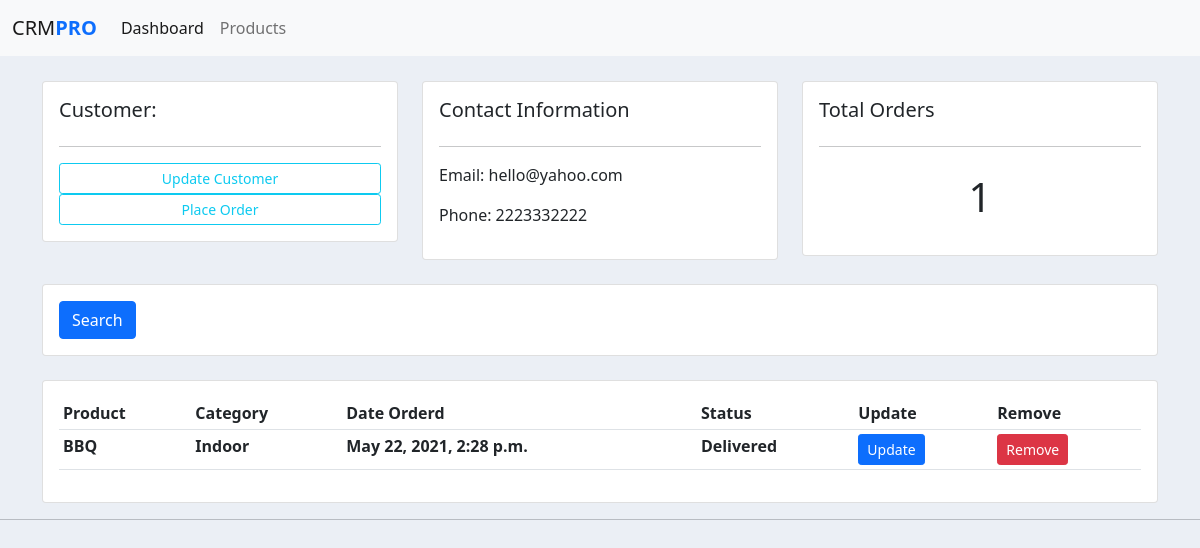
The app's page /customer/2/ with its own data.
### accounts/models.py (models this page shows, shortened)
class Customer(models.Model):
    name = models.CharField(max_length=200, null=True)
    phone = models.CharField(max_length=200, null=True)
    email = models.CharField(max_length=200, null=True)
    date_created = models.DateTimeField(auto_now_add=True, null=True)

class Order(models.Model):
    STATUS = (
        ('Pending', 'Pending'),
		('Out for delivery', 'Out for delivery'),
		('Delivered', 'Delivered'),
    )
    customer = models.ForeignKey(Customer, null=True, on_delete=models.SET_NULL)
    product = models.ForeignKey(Product, null=True, on_delete=models.SET_NULL)
    date_created = models.DateTimeField(auto_now_add=True, null=True)
    status = models.CharField(max_length=200, null=True, choices=STATUS)

class Product(models.Model):
    CATEGORY = (
		('Indoor', 'Indoor'),
		('Out Door', 'Out Door'),
	)
    name = models.CharField(max_length=200, null=True)
    price = models.FloatField(null=True)
    category = models.CharField(max_length=200, null=True, choices=CATEGORY)
    description = models.CharField(max_length=200, null=True)
    date_created = models.DateTimeField(auto_now_add=True, null=True)
    tags = models.ManyToManyField(Tag)
    def __str__(self):
        return self.name

### accounts/views.py (the view)
# urls.py: path('customer/<str:pk_test>/',views.customer, name='customer'),
def customer(request, pk_test):
    customer = Customer.objects.get(id=pk_test)
    orders = customer.order_set.all()
    orders_count = orders.count()
    context = {
        'customer' : customer,
        'orders' : orders,
        'orders_count' : orders_count,
    }
    return render(request,'accounts/customer.html',context)

### accounts/templates/accounts/customer.html
{% extends 'accounts/main.html' %}
{% block content %}
<br>
<div class="row">
	<div class="col-md">
		<div class="card card-body">
			<h5>Customer:</h5>
			<hr>
			<a class="btn btn-outline-info  btn-sm btn-block" href="">Update Customer</a>
			<a class="btn btn-outline-info  btn-sm btn-block" href="{% url 'create_order' customer.id %}">Place Order</a>
		</div>
	</div>
	<div class="col-md">
		<div class="card card-body">
			<h5>Contact Information</h5>
			<hr>
			<p>Email: {{ customer.email }} </p>
			<p>Phone: {{ customer.phone }} </p>
		</div>
	</div>
	<div class="col-md">
		<div class="card card-body">
			<h5>Total Orders</h5>
			<hr>
			<h1 style="text-align: center;padding: 10px">{{ orders_count }}</h1>
		</div>
	</div>
</div>
<br>
<div class="row">
	<div class="col">
		<div class="card card-body">
			<form method="get">
		    <button class="btn btn-primary" type="submit">Search</button>
		  </form>
		</div>
	</div>
</div>
<br>
<div class="row">
	<div class="col-md">
		<div class="card card-body">
			<table class="table table-sm">
				<tr>
					<th>Product</th>
					<th>Category</th>
					<th>Date Orderd</th>
					<th>Status</th>
					<th>Update</th>
					<th>Remove</th>
				</tr>
				{% for i in orders %}
					<tr>
						<th>{{ i.product }}</th>
						<th>{{ i.product.category }}</th>
						<th>{{ i.date_created }}</th>
						<th>{{ i.status }}</th>
						<th><a class="btn btn-sm btn-primary" href="{% url 'update_order' i.id %}">Update</a> </th>
						<th><a class="btn btn-sm btn-danger" href="{% url 'delete_order' i.id %}">Remove</a></th>
					</tr>
				{% endfor %}
			</table>
		</div>
	</div>
</div>
{% endblock %}

### static/css/main.css (style rules this page uses)
body { background-color: #ebeff5; }

### records on screen
Customer: email "hello@yahoo.com", phone "2223332222"
Order: product "BBQ", product.category "Indoor", date_created "May 22, 2021, 2:28 p.m.", status "Delivered"

### other values on screen
{{ orders_count }} "1"
